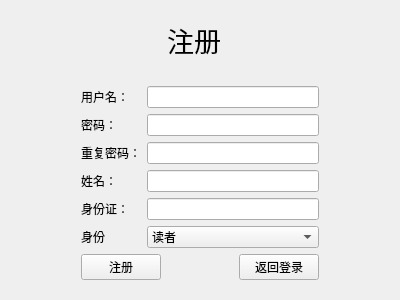
<?xml version="1.0" encoding="UTF-8"?>
<ui version="4.0">
 <class>RegisterView</class>
 <widget class="QWidget" name="RegisterView">
  <property name="geometry">
   <rect>
    <x>0</x>
    <y>0</y>
    <width>400</width>
    <height>300</height>
   </rect>
  </property>
  <property name="windowTitle">
   <string>借书界面</string>
  </property>
  <layout class="QGridLayout" name="gridLayout_2">
   <item row="3" column="6">
    <spacer name="horizontalSpacer_2">
     <property name="orientation">
      <enum>Qt::Orientation::Horizontal</enum>
     </property>
     <property name="sizeHint" stdset="0">
      <size>
       <width>103</width>
       <height>20</height>
      </size>
     </property>
    </spacer>
   </item>
   <item row="3" column="1" colspan="5">
    <layout class="QGridLayout" name="gridLayout">
     <item row="5" column="1">
      <widget class="QComboBox" name="dbeditIdentity">
       <item>
        <property name="text">
         <string>读者</string>
        </property>
       </item>
       <item>
        <property name="text">
         <string>管理员</string>
        </property>
       </item>
      </widget>
     </item>
     <item row="1" column="0">
      <widget class="QLabel" name="label_2">
       <property name="text">
        <string>密码：</string>
       </property>
      </widget>
     </item>
     <item row="3" column="0">
      <widget class="QLabel" name="label_4">
       <property name="text">
        <string>姓名：</string>
       </property>
      </widget>
     </item>
     <item row="2" column="1">
      <widget class="QLineEdit" name="InputUserPasswordAgain"/>
     </item>
     <item row="0" column="0">
      <widget class="QLabel" name="label">
       <property name="text">
        <string>用户名：</string>
       </property>
      </widget>
     </item>
     <item row="1" column="1">
      <widget class="QLineEdit" name="InputUserPassword"/>
     </item>
     <item row="4" column="0">
      <widget class="QLabel" name="label_5">
       <property name="text">
        <string>身份证：</string>
       </property>
      </widget>
     </item>
     <item row="4" column="1">
      <widget class="QLineEdit" name="InputId"/>
     </item>
     <item row="2" column="0">
      <widget class="QLabel" name="label_3">
       <property name="text">
        <string>重复密码：</string>
       </property>
      </widget>
     </item>
     <item row="5" column="0">
      <widget class="QLabel" name="label_6">
       <property name="text">
        <string>身份</string>
       </property>
      </widget>
     </item>
     <item row="3" column="1">
      <widget class="QLineEdit" name="InputName"/>
     </item>
     <item row="0" column="1">
      <widget class="QLineEdit" name="InputUserName"/>
     </item>
    </layout>
   </item>
   <item row="4" column="1">
    <widget class="QPushButton" name="btRegister">
     <property name="text">
      <string>注册</string>
     </property>
    </widget>
   </item>
   <item row="3" column="0">
    <spacer name="horizontalSpacer">
     <property name="orientation">
      <enum>Qt::Orientation::Horizontal</enum>
     </property>
     <property name="sizeHint" stdset="0">
      <size>
       <width>103</width>
       <height>20</height>
      </size>
     </property>
    </spacer>
   </item>
   <item row="4" column="5">
    <widget class="QPushButton" name="btReturnLogin">
     <property name="text">
      <string>返回登录</string>
     </property>
    </widget>
   </item>
   <item row="2" column="2">
    <spacer name="verticalSpacer_2">
     <property name="orientation">
      <enum>Qt::Orientation::Vertical</enum>
     </property>
     <property name="sizeHint" stdset="0">
      <size>
       <width>20</width>
       <height>37</height>
      </size>
     </property>
    </spacer>
   </item>
   <item row="0" column="2" colspan="2">
    <spacer name="verticalSpacer_3">
     <property name="orientation">
      <enum>Qt::Orientation::Vertical</enum>
     </property>
     <property name="sizeHint" stdset="0">
      <size>
       <width>20</width>
       <height>26</height>
      </size>
     </property>
    </spacer>
   </item>
   <item row="5" column="2" colspan="2">
    <spacer name="verticalSpacer">
     <property name="orientation">
      <enum>Qt::Orientation::Vertical</enum>
     </property>
     <property name="sizeHint" stdset="0">
      <size>
       <width>20</width>
       <height>26</height>
      </size>
     </property>
    </spacer>
   </item>
   <item row="1" column="2">
    <widget class="QLabel" name="label_7">
     <property name="font">
      <font>
       <pointsize>20</pointsize>
      </font>
     </property>
     <property name="text">
      <string>注册</string>
     </property>
     <property name="alignment">
      <set>Qt::AlignmentFlag::AlignCenter</set>
     </property>
    </widget>
   </item>
  </layout>
 </widget>
 <resources/>
 <connections/>
</ui>
